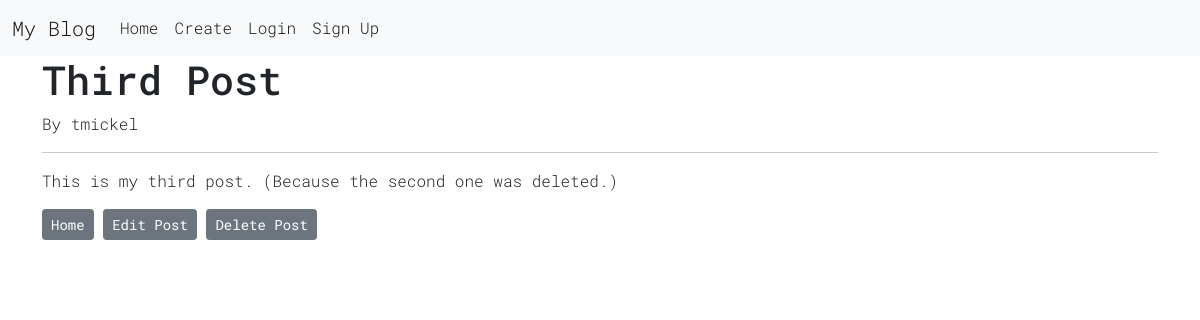
/posts/3/, run on the app's committed database.
### blog/models.py (models this page shows, shortened)
class Post(models.Model):
    title = models.CharField(max_length=200)
    author = models.ForeignKey("auth.User", on_delete=models.CASCADE)
    body = models.TextField()

### blog/views.py (the view)
# urls.py: path("posts/<int:pk>/", BlogDetailView.as_view(), name="post_detail"),
class BlogDetailView(DetailView):
    model = Post
    template_name = "post_detail.html"

### templates/post_detail.html (shortened to what this page needs)
{% extends 'base.html' %}
{% block content %}
    <div class="container">
        <div class="post_entry">
            <h1>{{ post.title }}</h1>
            <p>By {{ post.author }}</p>
            <hr>
            <p>{{ post.body }}</p>
            <a class="btn btn-secondary btn-sm" href="{% url 'home' %}">Home</a>
            <a class="btn btn-secondary btn-sm" href="{% url 'post_edit' post.pk %}">Edit Post</a>
            <a class="btn btn-secondary btn-sm" href="{% url 'post_delete' post.pk %}">Delete Post</a>
        </div>
    </div>
{% endblock content %}

### static/css/base.css (style rules this page uses)
body { font-family: 'Roboto Mono', monospace; font-weight: 300; }

### data on the page
Post: title "Third Post", author "tmickel", body "This is my third post. (Because the second one was deleted.)"
